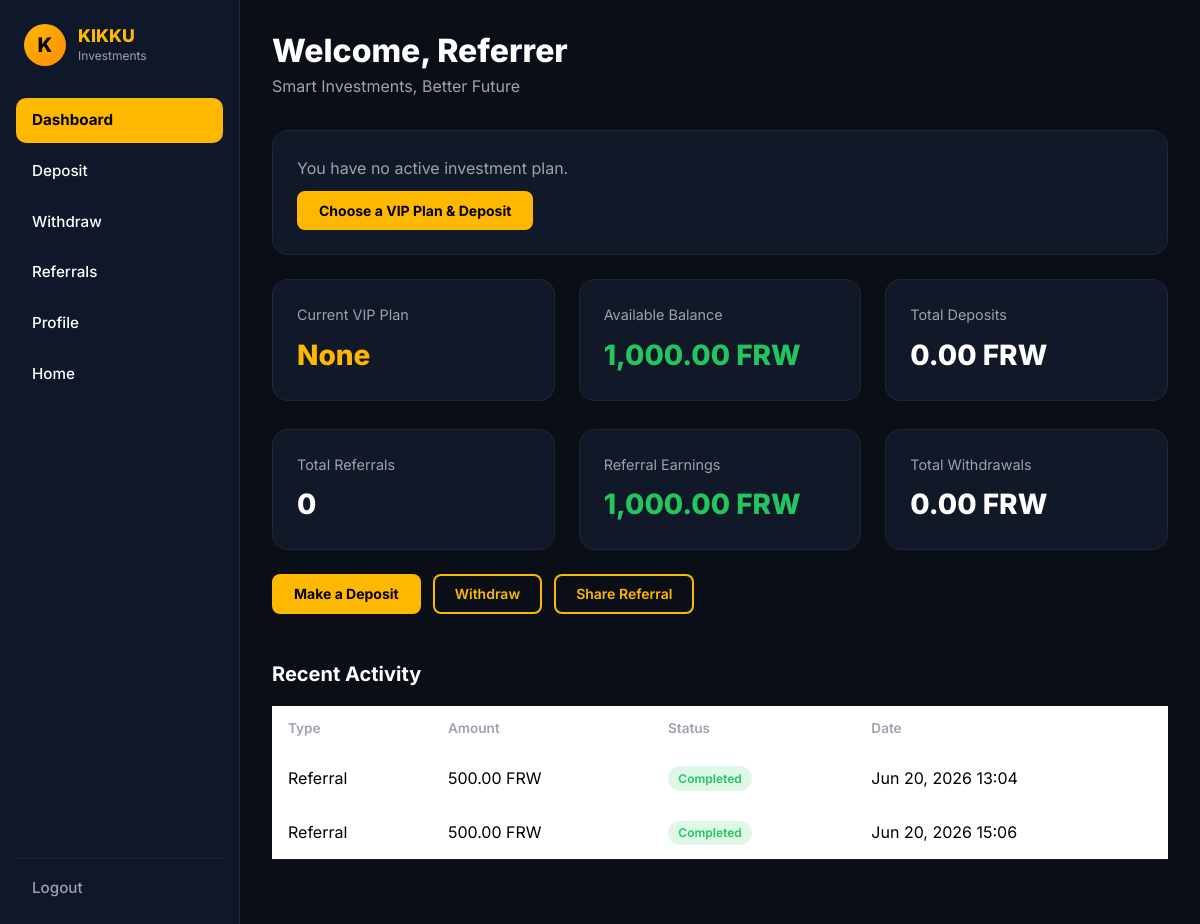
The app's page /dashboard/ (signed in) with its own data.
### accounts/models.py (models this page shows, shortened)
class CustomUser(AbstractUser):
    ROLE_CHOICES = (
        ("user", "User"),
        ("admin", "Admin"),
    )
    STATUS_CHOICES = (
        ("active", "Active"),
        ("blocked", "Blocked"),
    )
    phone_number = models.CharField(
        max_length=20,
        unique=True
    )
    referral_code = models.CharField(
        max_length=10,
        unique=True,
        blank=True
    )
    referred_by = models.ForeignKey(
        "self",
        null=True,
        blank=True,
        on_delete=models.SET_NULL
    )
    role = models.CharField(
        max_length=20,
        choices=ROLE_CHOICES,
        default="user"
    )
    status = models.CharField(
        max_length=20,
        choices=STATUS_CHOICES,
        default="active"
    )
    balance = models.DecimalField(
        max_digits=12,
        decimal_places=2,
        default=0
    )
    total_referrals = models.IntegerField(default=0)
    referral_earnings = models.DecimalField(
        max_digits=12,
        decimal_places=2,
        default=0
    )
    vip_plan = models.CharField(
        max_length=100,
        null=True,
        blank=True
    )
    total_deposits = models.DecimalField(
        max_digits=12,
        decimal_places=2,
        default=0
    )
    total_withdrawals = models.DecimalField(
        max_digits=12,
        decimal_places=2,
        default=0
    )

### transactions/models.py (models this page shows)
class Transaction(models.Model):
    TYPES = [
        ("deposit", "Deposit"),
        ("withdrawal", "Withdrawal"),
        ("earning", "Earning"),
        ("referral", "Referral"),
    ]
    STATUS = [
        ("pending", "Pending"),
        ("approved", "Approved"),
        ("rejected", "Rejected"),
        ("completed", "Completed"),
    ]
    user = models.ForeignKey(
        settings.AUTH_USER_MODEL,
        on_delete=models.CASCADE
    )
    type = models.CharField(
        max_length=30,
        choices=TYPES
    )
    amount = models.DecimalField(
        max_digits=12,
        decimal_places=2
    )
    status = models.CharField(
        max_length=30,
        choices=STATUS
    )
    created_at = models.DateTimeField(
        auto_now_add=True
    )

### dashboard/views.py (the view)
@login_required
@active_user_required
def dashboard_view(request):
    active_investment = UserInvestment.objects.filter(
        user=request.user,
        status="active",
    ).first()
    recent_transactions = Transaction.objects.filter(
        user=request.user
    )[:10]
    return render(
        request,
        "dashboard/index.html",
        {
            "active_investment": active_investment,
            "recent_transactions": recent_transactions,
            "available_balance": get_available_balance(request.user),
        },
    )

### dashboard/utils.py (called while the page is built)
def get_available_balance(user):
    pending = Transaction.objects.filter(
        user=user,
        type="withdrawal",
        status="pending",
    ).aggregate(total=Sum("amount"))["total"] or 0
    return user.balance - pending

### kikku_investments/context_processors.py (called while the page is built)
def community_links(request):
    return {
        "whatsapp_phone": settings.WHATSAPP_PHONE,
        "whatsapp_contact_url": settings.WHATSAPP_CONTACT_URL,
        "whatsapp_community_url": settings.WHATSAPP_COMMUNITY_URL,
        "telegram_group_url": settings.TELEGRAM_GROUP_URL,
    }

### templates/dashboard/index.html (shortened to what this page needs)
{% extends 'dashboard/base_dashboard.html' %}
{% load humanize %}
{% block dashboard_content %}
<div class="dashboard-header">
    <h1>Welcome, {{ user.first_name|default:"Investor" }}</h1>
    <p>Smart Investments, Better Future</p>
</div>
{% if active_investment %}
<div class="instruction-card mb-4">
    <h3 class="section-heading-yellow mb-3">Active Investment — {{ active_investment.vip_plan }}</h3>
    <div class="row g-3">
        <div class="col-md-3">
            <div class="stat-label">Daily Income</div>
            <div class="stat-value stat-green">{{ active_investment.daily_reward|intcomma }} FRW</div>
        </div>
        <div class="col-md-3">
            <div class="stat-label">Days Paid</div>
            <div class="stat-value">{{ active_investment.days_paid }} / {{ active_investment.total_days }}</div>
        </div>
        <div class="col-md-3">
            <div class="stat-label">Days Remaining</div>
            <div class="stat-value stat-yellow">{{ active_investment.days_remaining }}</div>
        </div>
        <div class="col-md-3">
            <div class="stat-label">Total Expected</div>
            <div class="stat-value">{{ active_investment.total_expected_earnings|intcomma }} FRW</div>
        </div>
    </div>
</div>
{% else %}
<div class="instruction-card mb-4">
    <p class="mb-2">You have no active investment plan.</p>
    <a href="{% url 'deposit' %}" class="btn btn-kikku-solid">Choose a VIP Plan &amp; Deposit</a>
</div>
{% endif %}
<div class="row g-4">
    <div class="col-md-4">
        <div class="stat-card">
            <div class="stat-label">Current VIP Plan</div>
            <div class="stat-value stat-yellow">
                {{ user.vip_plan|default:"None" }}
            </div>
        </div>
    </div>
    <div class="col-md-4">
        <div class="stat-card">
            <div class="stat-label">Available Balance</div>
            <div class="stat-value stat-green">
                {{ available_balance|intcomma }} FRW
            </div>
        </div>
    </div>
    <div class="col-md-4">
        <div class="stat-card">
            <div class="stat-label">Total Deposits</div>
            <div class="stat-value">
                {{ user.total_deposits|intcomma }} FRW
            </div>
        </div>
    </div>
</div>
<div class="row g-4 mt-1">
    <div class="col-md-4">
        <div class="stat-card">
            <div class="stat-label">Total Referrals</div>
            <div class="stat-value">{{ user.total_referrals }}</div>
        </div>
    </div>
    <div class="col-md-4">
        <div class="stat-card">
            <div class="stat-label">Referral Earnings</div>
            <div class="stat-value stat-green">
                {{ user.referral_earnings|intcomma }} FRW
            </div>
        </div>
    </div>
    <div class="col-md-4">
        <div class="stat-card">
            <div class="stat-label">Total Withdrawals</div>
            <div class="stat-value">
                {{ user.total_withdrawals|intcomma }} FRW
            </div>
        </div>
    </div>
</div>
<div class="dashboard-actions mt-4">
    <a href="{% url 'deposit' %}" class="btn btn-kikku-solid">Make a Deposit</a>
    <a href="{% url 'withdraw' %}" class="btn btn-kikku-outline">Withdraw</a>
    <a href="{% url 'referrals' %}" class="btn btn-kikku-outline">Share Referral</a>
</div>
{% if recent_transactions %}
<div class="dashboard-section mt-5">
    <h3 class="section-heading">Recent Activity</h3>
    <div class="table-responsive">
        <table class="table dashboard-table">
            <thead>
                <tr>
                    <th>Type</th>
                    <th>Amount</th>
                    <th>Status</th>
                    <th>Date</th>
                </tr>
            </thead>
            <tbody>
                {% for tx in recent_transactions %}
                <tr>
                    <td>{{ tx.get_type_display }}</td>
                    <td>{{ tx.amount|intcomma }} FRW</td>
                    <td>
                        <span class="status-badge status-{{ tx.status }}">
                            {{ tx.get_status_display }}
                        </span>
                    </td>
                    <td>{{ tx.created_at|date:"M d, Y H:i" }}</td>
                </tr>
                {% endfor %}
            </tbody>
        </table>
    </div>
</div>
{% endif %}
{% endblock %}

### static/css/style.css (style rules this page uses)
:root { --kikku-bg: #0a0e17; --kikku-bg-card: #111827; --kikku-bg-card-hover: #1a2235; --kikku-yellow: #ffb800; --kikku-yellow-dark: #e6a600; --kikku-orange: #ff8c00; --kikku-green: #22c55e; --kikku-whatsapp: #25d366; --kikku-telegram: #0088cc; --kikku-text: #ffffff; --kikku-text-muted: #9ca3af; --kikku-navy: #0f172a; }
* { box-sizing: border-box; }
body { background-color: var(--kikku-bg); color: var(--kikku-text); font-family: "Inter", system-ui, -apple-system, sans-serif; min-height: 100vh; }
a { text-decoration: none; }
.btn-kikku-outline { border: 2px solid var(--kikku-yellow); color: var(--kikku-yellow); background: transparent; border-radius: 8px; font-weight: 600; padding: 0.45rem 1.25rem; font-size: 0.875rem; transition: all 0.2s; }
.btn-kikku-solid { background: var(--kikku-yellow); color: #000; border: 2px solid var(--kikku-yellow); border-radius: 8px; font-weight: 700; padding: 0.45rem 1.25rem; font-size: 0.875rem; transition: all 0.2s; }
.dashboard-body { overflow-x: hidden; }
.dashboard-header h1 { font-size: 2rem; font-weight: 800; margin-bottom: 0.25rem; }
.dashboard-header p { color: var(--kikku-text-muted); margin-bottom: 2rem; }
.stat-card { background: var(--kikku-bg-card); border: 1px solid rgba(255, 255, 255, 0.06); border-radius: 16px; padding: 1.5rem; height: 100%; }
.stat-label { color: var(--kikku-text-muted); font-size: 0.9rem; margin-bottom: 0.5rem; }
.stat-value { font-size: 1.75rem; font-weight: 800; }
.stat-yellow { color: var(--kikku-yellow); }
.stat-green { color: var(--kikku-green); }
.section-heading { font-size: 1.25rem; font-weight: 700; margin-bottom: 1.25rem; }
.dashboard-section { margin-bottom: 2rem; }
.dashboard-actions { display: flex; flex-wrap: wrap; gap: 0.75rem; }
.instruction-card { background: var(--kikku-bg-card); border: 1px solid rgba(255, 255, 255, 0.06); border-radius: 16px; padding: 1.5rem; color: var(--kikku-text-muted); line-height: 1.7; }
.instruction-card p { margin-bottom: 0.75rem; }
.dashboard-table { color: var(--kikku-text); margin: 0; }
.dashboard-table thead th { color: var(--kikku-text-muted); font-weight: 600; font-size: 0.85rem; border-bottom-color: rgba(255, 255, 255, 0.08); padding: 0.75rem 1rem; }
.dashboard-table tbody td { border-bottom-color: rgba(255, 255, 255, 0.06); padding: 0.85rem 1rem; vertical-align: middle; }
.status-badge { display: inline-block; padding: 0.2rem 0.65rem; border-radius: 20px; font-size: 0.75rem; font-weight: 600; text-transform: capitalize; }
.status-approved, .status-completed, .status-active { background: rgba(34, 197, 94, 0.15); color: var(--kikku-green); }

### records on screen
CustomUser: first_name "Referrer", vip_plan "None", total_deposits "0.00", total_referrals "0", referral_earnings "1,000.00", total_withdrawals "0.00"
Transaction: type "Referral", amount "500.00", status "Completed", created_at "Jun 20, 2026 13:04"
Transaction: type "Referral", amount "500.00", status "Completed", created_at "Jun 20, 2026 15:06"

### other values on screen
{{ available_balance|intcomma }} "1,000.00"
